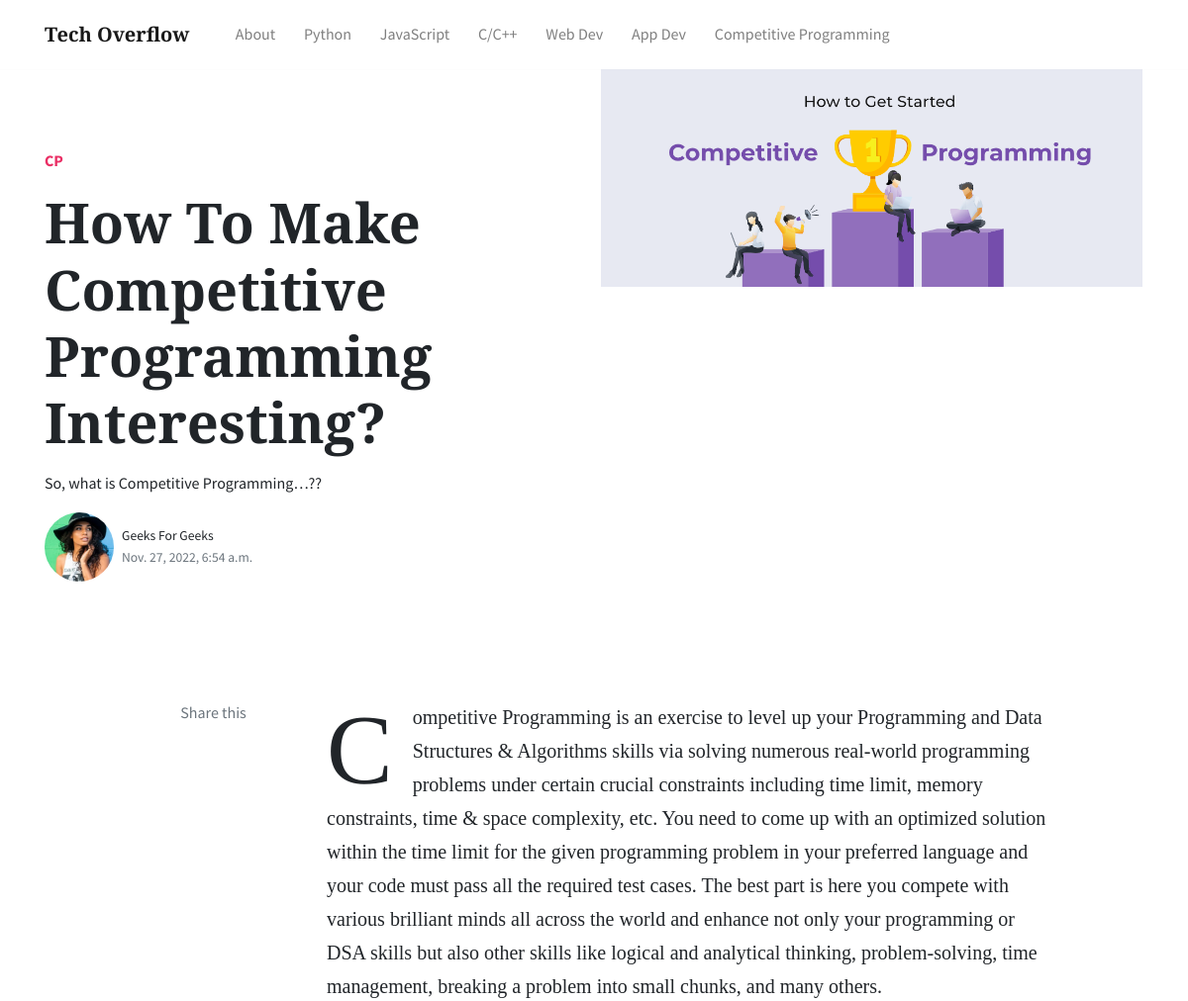
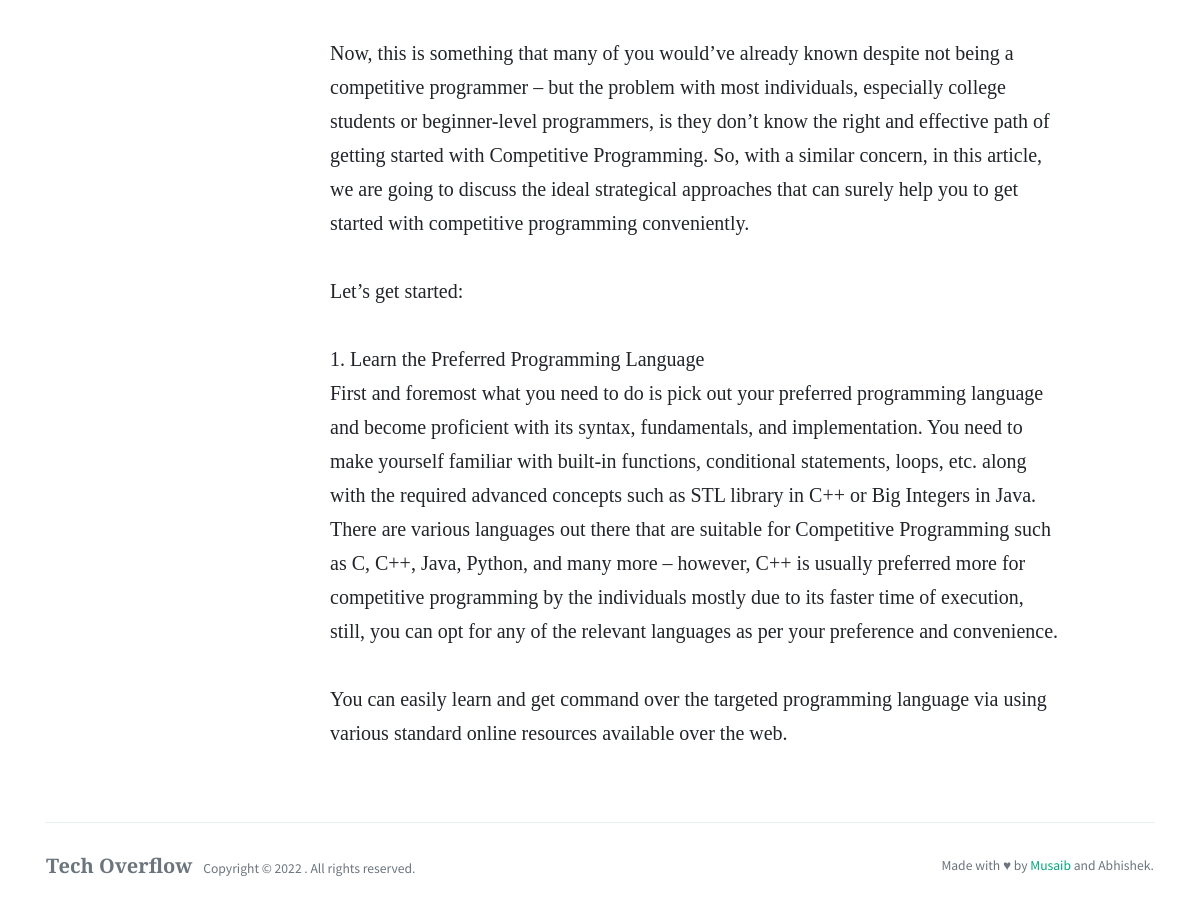
Screenshot of /post/3 with the database file from the repository (2 pictures, top to bottom).
### home/models.py (models this page shows, shortened)
class Post(models.Model):
    title = models.CharField(max_length = 200)
    heading = models.CharField(max_length = 600)
    author = models.CharField(max_length = 500)
    time_stamp = models.DateTimeField(auto_now_add=True)
    category = models.CharField(choices = CATEGORY_CHOICES, default="general", max_length=150)
    description = models.TextField()
    img = models.ImageField(upload_to='media')

### home/views.py (the view)
# urls.py: path('post/<int:id>', views.post, name = "post")
def post(request, id):
    post = Post.objects.filter(id = id)[0]
    related_posts = Post.objects.filter(category = post.category and id!=post.id)
    context = {'post':post, 'related_posts':related_posts}
    return render(request, 'article.html', context)

### templates/article.html (shortened to what this page needs)
{% extends 'base.html' %}
{% block body %}
    <div class="container">
	<div class="jumbotron jumbotron-fluid mb-3 pl-0 pt-0 pb-0 bg-white position-relative">
		<div class="h-100 tofront">
			<div class="row justify-content-between">
				<div class="col-md-6 pt-6 pb-6 pr-6 align-self-center">
					<p class="text-uppercase font-weight-bold">
						<a class="text-danger" href="#">{{post.category}}</a>
					</p>
					<h1 class="display-4 secondfont mb-3 font-weight-bold">{{post.title}}</h1>
					<p class="mb-3">
						 {{post.heading}}
					</p>
					<div class="d-flex align-items-center">
						<img class="rounded-circle" src="/static/assets/img/demo/avatar2.jpg" width="70">
						<small class="ml-2">{{post.author}}<span class="text-muted d-block">{{post.time_stamp}}</span>
						</small>
					</div>
				</div>
				<div class="col-md-6 pr-0">
					<img src="/media/{{post.img}}">
				</div>
			</div>
		</div>
	</div>
</div>
<div class="container pt-4 pb-4">
	<div class="row justify-content-center">
		<div class="col-lg-2 pr-4 mb-4 col-md-12">
			<div class="sticky-top text-center">
				<div class="text-muted">
					Share this
				</div>
			</div>
		</div>
		<div class="col-md-12 col-lg-8">
			<article class="article-post">
			{{post.description|linebreaksbr}}
			</article>
		</div>
	</div>
</div>
{% endblock body %}

### rows the page displays
Post: category "CP", title "How To Make Competitive Programming Interesting?", heading "So, what is Competitive Programming…??", author "Geeks For Geeks", time_stamp "Nov. 27, 2022, 6:54 a.m.", img (picture), description "Competitive Programming is an exercise to level up your Programming and Data Structures & Algorithms skills via solving numerous real-world programming problems under certain crucial constraints including time limit, memory constraints, time & space complexity, etc. You need to come up with an optimized solution within the time limit for the given programming problem in your preferred language and your code must pass all the required test cases. The best part is here you compete with various brilliant minds all across the world and enhance not only your programming or DSA skills but also other skills like logical and analytical thinking, problem-solving, time management, breaking a problem…"
